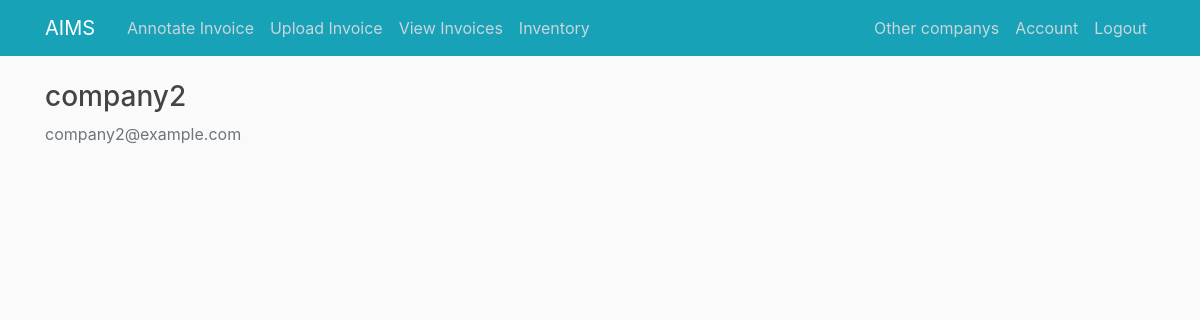
/fellowsdisplay (signed in), run on an earlier commit of the app's database.
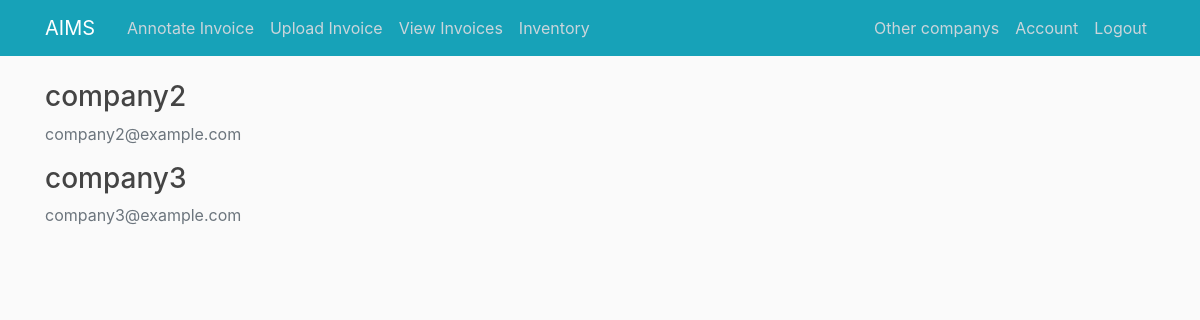
And on a later commit of the database.
### aims_/models.py (models this page shows, shortened)
class Company(db.Model, UserMixin):
    id = db.Column(db.Integer, primary_key=True)
    username = db.Column(db.String(20), unique=True, nullable=False)
    email = db.Column(db.String(120), unique=True, nullable=False)
    image_file = db.Column(db.String(20), nullable=False, default='default.png')
    password = db.Column(db.String(60), nullable=False)
    commission = db.Column(db.Integer,nullable=False,default = 10)
    revenue_generated = db.Column(db.Integer,nullable=False,default = 0)
    invoices = db.relationship('Invoice', backref='owner', lazy=True)

### aims_/routes.py (the view)
@app.route("/fellowsdisplay")
@login_required
def fellowdisp():
    if session['account_type'] == 'broker':
        users = Broker.query.all()
    elif session['account_type'] == 'admin':
        users = Admin.query.all()
    elif session['account_type'] == 'company':
        users = Company.query.all()
    return render_template('fellowsdisp.html',users = users)

### aims_/models.py (called while the page is built)
@login_manager.user_loader
def load_user(user_id):
    if 'account_type' in session:
        if session['account_type'] == 'broker':
            return Broker.query.get(int(user_id))
        elif session['account_type'] == 'admin':
            return Admin.query.get(int(user_id))
        elif session['account_type'] == 'company':
            return Company.query.get(int(user_id))
    return None

### aims_/templates/fellowsdisp.html
{% extends "layout.html" %}
{% block content %}
    {% for user in users %}
        {% if user!= current_user%}
            <div class="media-body">
                <h3><a class="article-title" href="{{ url_for('account', user_id=user.id) }}" >{{ user.username }}</a></h3>
                <p class="text-secondary">{{ user.email }}</p>
            </div>
        {% endif %}
    {% endfor %}
{% endblock content %}

What changed in the data, as far as the page shows it:
added Company: username "company3", email "company3@example.com"
